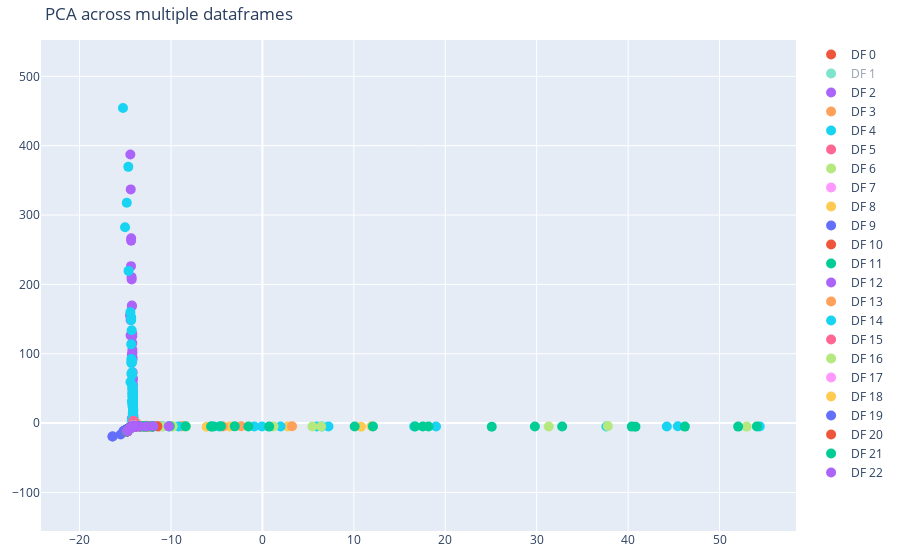

Notebook code for this chart:
### Code cell
def plot_pca_from_dfs(dfs):
    # Concatenate DataFrames and remember index positions
    all_data = pl.concat(dfs)
    
    # Perform PCA
    pca = PCA(n_components=2)
    reduced_data = pca.fit_transform(all_data)
    
    # Prepare data for plotting
    plot_data = []
    start_idx = 0
    for idx, df in enumerate(dfs):
        end_idx = start_idx + len(df)
        plot_data.append((idx, reduced_data[start_idx:end_idx]))
        start_idx = end_idx
    
    # Plot
    fig=px.scatter(
        title='PCA across multiple dataframes'
    )
    for idx, data in plot_data:
        fig.add_scatter(
            x=data[:,0],
            y=data[:,1],
            name=f'DF {idx}'
        ).update_traces(
            marker=dict(size=10),
            mode="markers" # default is line for some reason
        )
        
    # remove margins
    fig.update_layout(
        margin=dict(l=20, r=20, t=40, b=20),
    )
    
    fig.show()
    
plot_pca_from_dfs([cpi.numeric_data() for cpi in cellprofiler_images])

### Figure 1 — Plotly figure (JSON) as saved in the notebook; plotly's stock layout.template omitted (floating-point values rounded to 4 significant figures; data arrays with more than 128 entries replaced by an {"elided": "..."} marker saying what was removed)
{"data": [{"hovertemplate": "<extra></extra>", "legendgroup": "", "marker": {"color": "#636efa", "size": 10, "symbol": "circle"}, "mode": "markers", "name": "", "orientation": "v", "showlegend": false, "type": "scatter", "xaxis": "x", "yaxis": "y"}, {"marker": {"size": 10}, "mode": "markers", "name": "DF 0", "type": "scatter", "x": {"elided": "388 float values"}, "y": {"elided": "388 float values"}}, {"marker": {"size": 10}, "mode": "markers", "name": "DF 1", "type": "scatter", "visible": "legendonly", "x": {"elided": "388 float values"}, "y": {"elided": "388 float values"}}, {"marker": {"size": 10}, "mode": "markers", "name": "DF 2", "type": "scatter", "visible": true, "x": {"elided": "387 float values"}, "y": {"elided": "387 float values"}}, {"marker": {"size": 10}, "mode": "markers", "name": "DF 3", "type": "scatter", "visible": true, "x": {"elided": "388 float values"}, "y": {"elided": "388 float values"}}, {"marker": {"size": 10}, "mode": "markers", "name": "DF 4", "type": "scatter", "visible": true, "x": {"elided": "388 float values"}, "y": {"elided": "388 float values"}}, {"marker": {"size": 10}, "mode": "markers", "name": "DF 5", "type": "scatter", "visible": true, "x": {"elided": "388 float values"}, "y": {"elided": "388 float values"}}, {"marker": {"size": 10}, "mode": "markers", "name": "DF 6", "type": "scatter", "visible": true, "x": {"elided": "387 float values"}, "y": {"elided": "387 float values"}}, {"marker": {"size": 10}, "mode": "markers", "name": "DF 7", "type": "scatter", "visible": true, "x": {"elided": "388 float values"}, "y": {"elided": "388 float values"}}, {"marker": {"size": 10}, "mode": "markers", "name": "DF 8", "type": "scatter", "visible": true, "x": {"elided": "388 float values"}, "y": {"elided": "388 float values"}}, {"marker": {"size": 10}, "mode": "markers", "name": "DF 9", "type": "scatter", "visible": true, "x": {"elided": "388 float values"}, "y": {"elided": "388 float values"}}, {"marker": {"size": 10}, "mode": "markers", "name": "DF 10", "type": "scatter", "visible": true, "x": {"elided": "388 float values"}, "y": {"elided": "388 float values"}}, {"marker": {"size": 10}, "mode": "markers", "name": "DF 11", "type": "scatter", "visible": true, "x": {"elided": "388 float values"}, "y": {"elided": "388 float values"}}, {"marker": {"size": 10}, "mode": "markers", "name": "DF 12", "type": "scatter", "visible": true, "x": {"elided": "388 float values"}, "y": {"elided": "388 float values"}}, {"marker": {"size": 10}, "mode": "markers", "name": "DF 13", "type": "scatter", "visible": true, "x": {"elided": "388 float values"}, "y": {"elided": "388 float values"}}, {"marker": {"size": 10}, "mode": "markers", "name": "DF 14", "type": "scatter", "visible": true, "x": {"elided": "388 float values"}, "y": {"elided": "388 float values"}}, {"marker": {"size": 10}, "mode": "markers", "name": "DF 15", "type": "scatter", "visible": true, "x": {"elided": "388 float values"}, "y": {"elided": "388 float values"}}, {"marker": {"size": 10}, "mode": "markers", "name": "DF 16", "type": "scatter", "visible": true, "x": {"elided": "388 float values"}, "y": {"elided": "388 float values"}}, {"marker": {"size": 10}, "mode": "markers", "name": "DF 17", "type": "scatter", "visible": true, "x": {"elided": "388 float values"}, "y": {"elided": "388 float values"}}, {"marker": {"size": 10}, "mode": "markers", "name": "DF 18", "type": "scatter", "visible": true, "x": {"elided": "388 float values"}, "y": {"elided": "388 float values"}}, {"marker": {"size": 10}, "mode": "markers", "name": "DF 19", "type": "scatter", "visible": true, "x": {"elided": "388 float values"}, "y": {"elided": "388 float values"}}, {"marker": {"size": 10}, "mode": "markers", "name": "DF 20", "type": "scatter", "visible": true, "x": {"elided": "388 float values"}, "y": {"elided": "388 float values"}}, {"marker": {"size": 10}, "mode": "markers", "name": "DF 21", "type": "scatter", "visible": true, "x": {"elided": "388 float values"}, "y": {"elided": "388 float values"}}, {"marker": {"size": 10}, "mode": "markers", "name": "DF 22", "type": "scatter", "visible": true, "x": {"elided": "388 float values"}, "y": {"elided": "388 float values"}}], "layout": {"autosize": true, "legend": {"tracegroupgap": 0}, "margin": {"b": 20, "l": 20, "r": 20, "t": 40}, "title": {"text": "PCA across multiple dataframes"}, "xaxis": {"anchor": "y", "autorange": false, "domain": [0, 1], "range": [-24.22, 58.36], "showspikes": false, "type": "linear"}, "yaxis": {"anchor": "x", "autorange": false, "domain": [0, 1], "range": [-155.6, 552.4], "showspikes": false, "type": "linear"}}}
